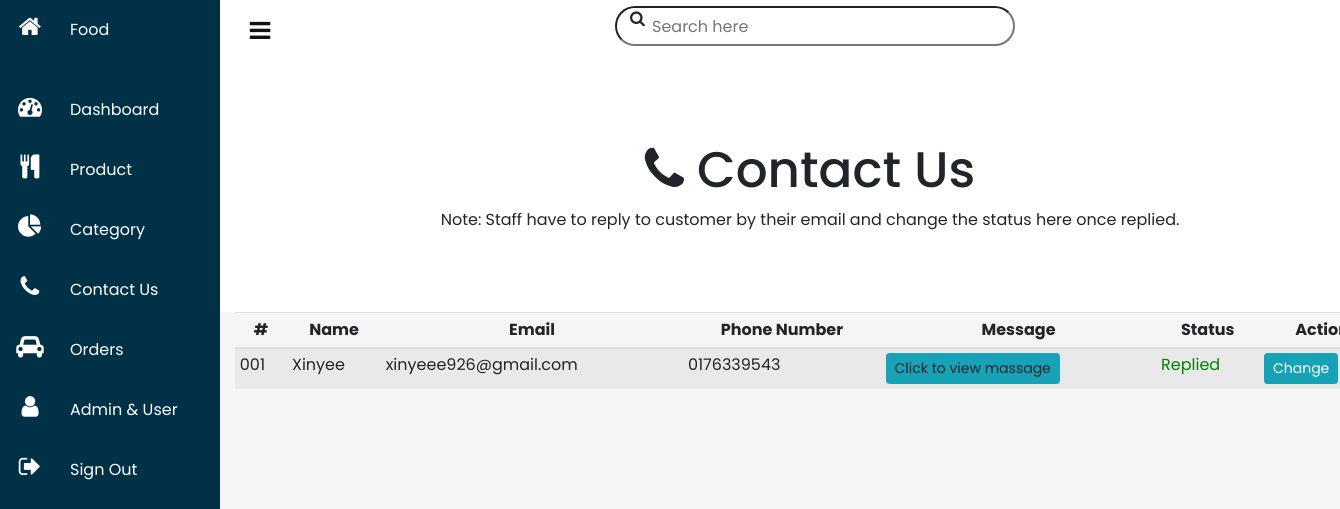
Page /admin/contactus.php on the earlier database version.
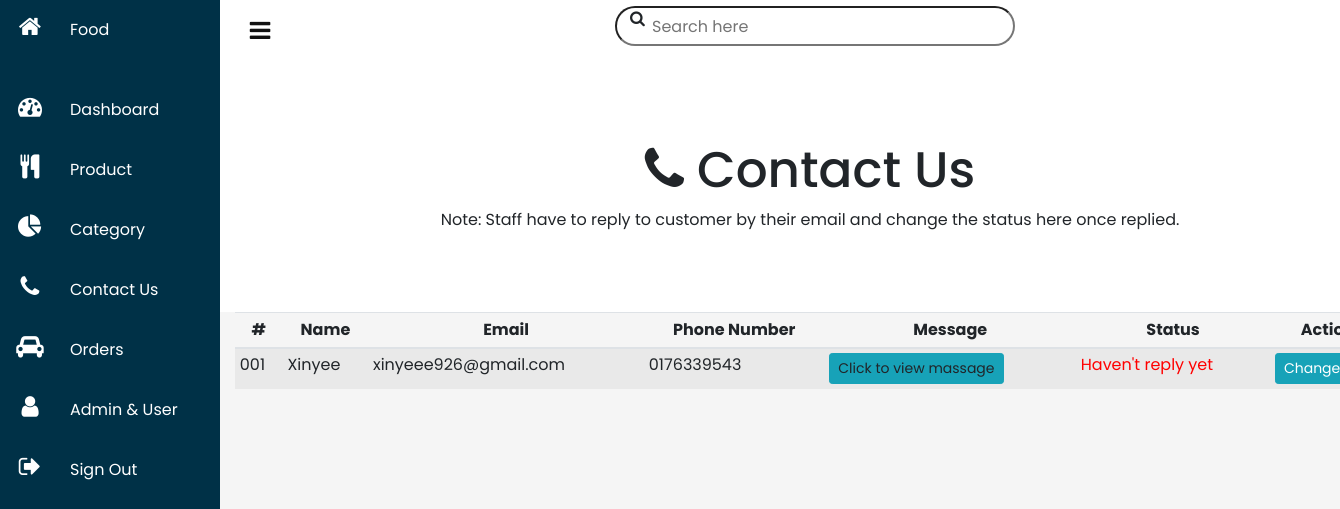
Same page on the later database version.
### tables this page shows
CREATE TABLE `contactus` (
  `conID` int(3) UNSIGNED ZEROFILL NOT NULL,
  `conName` text NOT NULL,
  `conEmail` text NOT NULL,
  `conPhone` text DEFAULT NULL,
  `conMessage` longtext NOT NULL,
  `conDatetime` datetime NOT NULL,
  `conStatus` tinyint(1) NOT NULL
);

### admin/contactus.php (the view, shortened to what this page needs)
<?php include('includes/header.php') ?>
<!DOCTYPE html>
<html lang="en">
<head>
</head>
<?php
include("../php/dbconnect.php");
include("../templates/top.php");
?>
<body>
    <div class="container-fluid">
        <div class="row" style="display: block;">
            <div class="header">
                <div id="title">
                    <h1><i class="fa fa-phone"></i> Contact Us</h1>
                </div>
                <span>
                    Note: Staff have to reply to customer by their email and change the status here once replied.
                </span>
            </div>
        </div>
        <div class="table-responsive">
            <table class="table table-striped table-sm">
                <thead>
                    <tr>
                        <th>#</th>
                        <th>Name</th>
                        <th>Email</th>
                        <th>Phone Number</th>
                        <th>Message</th>
                        <th>Status</th>
                        <th>Action</th>
                    </tr>
                </thead>
                <tbody id="">
                    <?php
                    $query = "SELECT * from contactus order by conID desc";
                    $result = mysqli_query($con, $query);
                    while ($row = mysqli_fetch_assoc($result)) { ?>
                        <tr>
                            <td><?php echo $row['conID']; ?></td>
                            <td><?php echo $row['conName']; ?></td>
                            <td><?php echo $row['conEmail']; ?></td>
                            <td><?php echo $row['conPhone']; ?></td>
                            <?php
                            $message = nl2br($row['conMessage']);
                            $message = str_replace(array("\n", "\r"), '', $message);
                            ?>
                            <td><a class='btn btn-sm btn-info' data-toggle='modal' data-target='#view_message_modal' onclick="message('<?php echo $message; ?>')">Click to view massage</a></td>
                            <td>
                                <?php
                                if ($row['conStatus'] == 0) {
                                    echo '<span style="color: red;">Haven\'t reply yet</span>';
                                    $changestatus = "reply";
                                    $btntt = 'Change to Replied';
                                } else if ($row['conStatus'] == 1) {
                                    echo '<span style="color: Green;">Replied</span>';
                                    $changestatus = "xreply";
                                    $btntt = 'Change to Haven\'t reply yet';
                                }
                                ?>
                            </td>
                            <td>
                                <form method="post">
                                    <button class="btn btn-sm btn-info" title="<?php echo $btntt ?>" value="<?php echo $changestatus ?>" name="changestatus" type="submit">Change</button>
                                </form>
                            </td>
                        </tr>
                    <?php
                    }
                    ?>
                </tbody>
            </table>
        </div>
    </div>
    </div>
</body>
</html>

Differences in the rows shown:
changed contactus "Xinyee": conStatus "Replied" → "Haven ' t reply yet"
